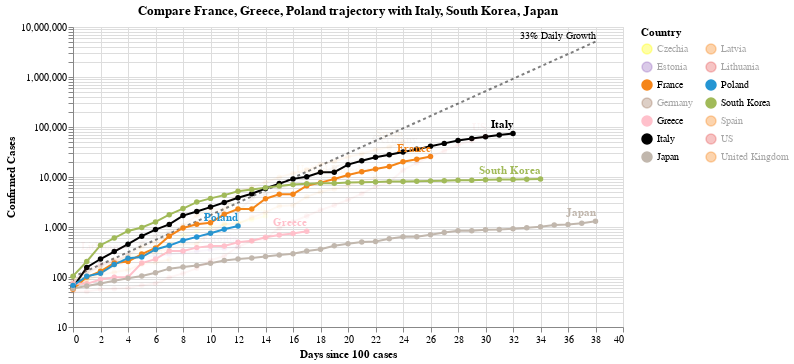

Notebook code cell kept with this figure:
### Code cell
#hide_input
chart2 = make_since_chart(['France', 'Greece', 'Poland'])
chart2

### Figure 1 — Vega-Lite specification as saved in the notebook (floating-point values rounded to 4 significant figures; data arrays with more than 128 entries replaced by an {"elided": "..."} marker saying what was removed)
{"config": {"view": {"continuousWidth": 400, "continuousHeight": 300}}, "layer": [{"mark": {"type": "line", "color": "black", "opacity": 0.5, "strokeDash": [3, 3]}, "encoding": {"x": {"type": "quantitative", "field": "Days since 100 cases"}, "y": {"type": "quantitative", "field": "Confirmed Cases"}}}, {"mark": {"type": "text", "align": "right", "dy": -6, "fontSize": 10, "text": "33% Daily Growth"}, "encoding": {"x": {"type": "quantitative", "field": "Days since 100 cases"}, "y": {"type": "quantitative", "field": "Confirmed Cases"}}, "transform": [{"filter": "(datum['Days since 100 cases'] >= 38)"}]}, {"data": {"name": "data-50b80ca3389fe428bbe0251ef4f69079"}, "mark": {"type": "line", "point": true}, "encoding": {"color": {"type": "nominal", "field": "Country", "legend": {"columns": 2}, "scale": {"domain": ["Czechia", "Estonia", "France", "Germany", "Greece", "Italy", "Japan", "Latvia", "Lithuania", "Poland", "South Korea", "Spain", "US", "United Kingdom"], "range": ["yellow", "#9467bd", "#F58518", "#9D755D", "pink", "black", "#C1B7AD", "#F58518", "#E45756", "#2495D3", "#A1BA59", "#F58518", "#E45756", "#F58518"]}}, "opacity": {"condition": {"value": 1, "selection": "selector004"}, "value": 0.05}, "tooltip": [{"type": "nominal", "field": "Country"}, {"type": "temporal", "field": "Date"}, {"type": "quantitative", "field": "Confirmed Cases"}, {"type": "quantitative", "field": "Days since 100 cases"}], "x": {"type": "quantitative", "field": "Days since 100 cases"}, "y": {"type": "quantitative", "field": "Confirmed Cases", "scale": {"type": "log"}}}, "selection": {"selector004": {"type": "multi", "fields": ["Country"], "bind": "legend", "init": [{"Country": "France"}, {"Country": "Greece"}, {"Country": "Poland"}, {"Country": "Italy"}, {"Country": "South Korea"}, {"Country": "Japan"}]}}, "width": 550}, {"data": {"name": "data-50b80ca3389fe428bbe0251ef4f69079"}, "mark": {"type": "text", "align": "right", "dy": -8, "fontWeight": "bold"}, "encoding": {"color": {"type": "nominal", "field": "Country", "legend": {"columns": 2}, "scale": {"domain": ["Czechia", "Estonia", "France", "Germany", "Greece", "Italy", "Japan", "Latvia", "Lithuania", "Poland", "South Korea", "Spain", "US", "United Kingdom"], "range": ["yellow", "#9467bd", "#F58518", "#9D755D", "pink", "black", "#C1B7AD", "#F58518", "#E45756", "#2495D3", "#A1BA59", "#F58518", "#E45756", "#F58518"]}}, "opacity": {"condition": {"value": 1, "selection": "selector004"}, "value": 0.05}, "text": {"type": "nominal", "field": "Country"}, "tooltip": [{"type": "nominal", "field": "Country"}, {"type": "temporal", "field": "Date"}, {"type": "quantitative", "field": "Confirmed Cases"}, {"type": "quantitative", "field": "Days since 100 cases"}], "x": {"type": "quantitative", "field": "Days since 100 cases"}, "y": {"type": "quantitative", "field": "Confirmed Cases", "scale": {"type": "log"}}}, "transform": [{"filter": "(datum['Date'] >= 1585094400000)"}], "width": 550}], "data": {"name": "data-1572080413ea41c87984ae1881ca4713"}, "title": "Compare France, Greece, Poland trajectory with Italy, South Korea, Japan", "$schema": "https://vega.github.io/schema/vega-lite/v4.0.2.json", "datasets": {"data-1572080413ea41c87984ae1881ca4713": [{"Days since 100 cases": 0, "Confirmed Cases": 100.0}, {"Days since 100 cases": 1, "Confirmed Cases": 133.0}, {"Days since 100 cases": 2, "Confirmed Cases": 176.9}, {"Days since 100 cases": 3, "Confirmed Cases": 235.3}, {"Days since 100 cases": 4, "Confirmed Cases": 312.9}, {"Days since 100 cases": 5, "Confirmed Cases": 416.2}, {"Days since 100 cases": 6, "Confirmed Cases": 553.5}, {"Days since 100 cases": 7, "Confirmed Cases": 736.1}, {"Days since 100 cases": 8, "Confirmed Cases": 979.1}, {"Days since 100 cases": 9, "Confirmed Cases": 1302.0}, {"Days since 100 cases": 10, "Confirmed Cases": 1732.0}, {"Days since 100 cases": 11, "Confirmed Cases": 2303.0}, {"Days since 100 cases": 12, "Confirmed Cases": 3064.0}, {"Days since 100 cases": 13, "Confirmed Cases": 4074.0}, {"Days since 100 cases": 14, "Confirmed Cases": 5419.0}, {"Days since 100 cases": 15, "Confirmed Cases": 7207.0}, {"Days since 100 cases": 16, "Confirmed Cases": 9586.0}, {"Days since 100 cases": 17, "Confirmed Cases": 12750.0}, {"Days since 100 cases": 18, "Confirmed Cases": 16960.0}, {"Days since 100 cases": 19, "Confirmed Cases": 22550.0}, {"Days since 100 cases": 20, "Confirmed Cases": 29990.0}, {"Days since 100 cases": 21, "Confirmed Cases": 39890.0}, {"Days since 100 cases": 22, "Confirmed Cases": 53060.0}, {"Days since 100 cases": 23, "Confirmed Cases": 70560.0}, {"Days since 100 cases": 24, "Confirmed Cases": 93850.0}, {"Days since 100 cases": 25, "Confirmed Cases": 124800.0}, {"Days since 100 cases": 26, "Confirmed Cases": 166000.0}, {"Days since 100 cases": 27, "Confirmed Cases": 220800.0}, {"Days since 100 cases": 28, "Confirmed Cases": 293700.0}, {"Days since 100 cases": 29, "Confirmed Cases": 390600.0}, {"Days since 100 cases": 30, "Confirmed Cases": 519500.0}, {"Days since 100 cases": 31, "Confirmed Cases": 690900.0}, {"Days since 100 cases": 32, "Confirmed Cases": 918900.0}, {"Days since 100 cases": 33, "Confirmed Cases": 1222000.0}, {"Days since 100 cases": 34, "Confirmed Cases": 1625000.0}, {"Days since 100 cases": 35, "Confirmed Cases": 2162000.0}, {"Days since 100 cases": 36, "Confirmed Cases": 2875000.0}, {"Days since 100 cases": 37, "Confirmed Cases": 3824000.0}, {"Days since 100 cases": 38, "Confirmed Cases": 5086000.0}], "data-50b80ca3389fe428bbe0251ef4f69079": {"elided": "311 records"}}}
